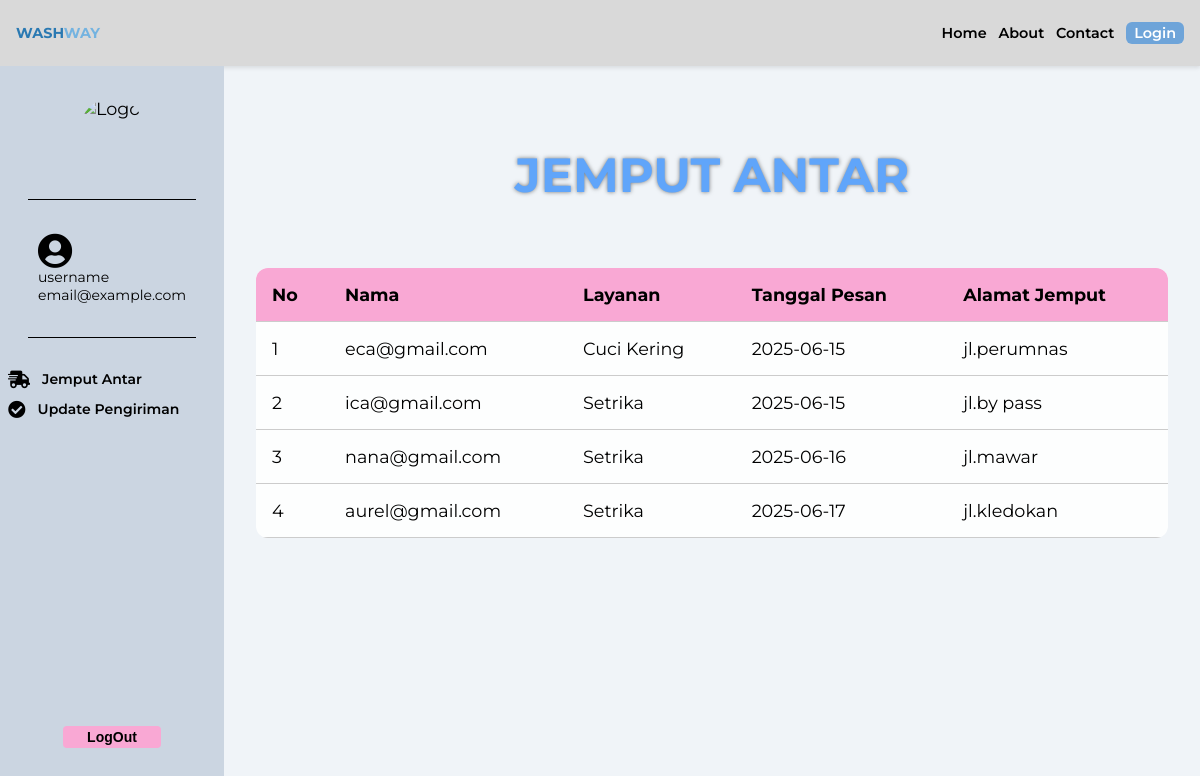
Screenshot of /jemputantar_ui.php with the database file from the repository.
### tables this page shows
CREATE TABLE `pesanan` (
  `id` int(11) NOT NULL,
  `nama` varchar(20) DEFAULT NULL,
  `layanan` varchar(50) DEFAULT NULL,
  `tanggal_pesan` date DEFAULT NULL,
  `alamat_jemput` text DEFAULT NULL,
  `berat` float DEFAULT NULL,
  `kurir` varchar(20) NOT NULL,
  `status` enum('Diproses','Dikirim','Selesai') DEFAULT 'Diproses'
);

### jemputantar_ui.php (the view, shortened to what this page needs)
<?php
$host = "localhost";
$user = "root";
$pass = "";
$db = "crud_laundry";
$connect = mysqli_connect($host, $user, $pass, $db);
?>
<!DOCTYPE html>
<html lang="en">
<head>
    <link href="https://cdnjs.cloudflare.com/ajax/libs/font-awesome/5.15.3/css/all.min.css" rel="stylesheet" />
</head>
<body>
    <header>
        <div class="text-2xl font-bold logo-text select-none">
            <span class="logo-wash">WASH</span><span class="logo-way">WAY</span>
        </div>
        <nav>
            <a href="home.php">Home</a>
            <a href="about.php">About</a>
            <a href="#">Contact</a>
            <a class="login-btn" href="login.php">Login</a>
        </nav>
    </header>
    <div class="container">
        <aside>
            <img src="https://storage.googleapis.com/a1aa/image/1f69506b-06f1-45c8-95c7-98e08d20ebf3.jpg" alt="Logo" />
            <hr />
            <div class="user-info">
                <i class="fas fa-user-circle fa-2x text-black"></i>
                <p>username</p>
                <p>email@example.com</p>
            </div>
            <hr />
            <nav class="sidebar-nav">
                <a href="jemputantar_ui.php"><i class="fas fa-shipping-fast"></i> <span>Jemput Antar</span></a>
                <a href="updatestatus_kurir.php"><i class="fas fa-check-circle"></i> <span>Update Pengiriman</span></a>
            </nav>
            <button type="button">LogOut</button>
        </aside>
        <main>
            <h1> JEMPUT ANTAR</h1>
            <table>
                <thead>
                    <tr>
                        <th>No</th>
                        <th>Nama</th>
                        <th>Layanan</th>
                        <th>Tanggal Pesan</th>
                        <th>Alamat Jemput</th>
                    </tr>
                </thead>
                <tbody>
                    <?php
                    $query = "SELECT * FROM pesanan";
                    $result = mysqli_query($connect, $query);
                    $no = 1;
                    while ($row = mysqli_fetch_assoc($result)) :
                    ?>
                    <tr>
                        <td><?= $no++ ?></td>
                        <td><?= htmlspecialchars($row['nama']) ?></td>
                        <td><?= htmlspecialchars($row['layanan']) ?></td>
                        <td><?= htmlspecialchars($row['tanggal_pesan']) ?></td>
                        <td><?= htmlspecialchars($row['alamat_jemput']) ?></td>
                    </tr>
                    <?php endwhile; ?>
                </tbody>
            </table>
        </main>
    </div>
</body

### jemputantar_ui.php (style rules this page uses)
body { margin: 0; min-height: 100vh; font-family: 'Montserrat', sans-serif; font-size: 1.1rem; background-color: #f0f4f8; }
.container { display: flex; min-height: calc(100vh - 70px); }
header { background-color: #D9D9D9; padding: 0.5rem 1rem; display: flex; justify-content: space-between; align-items: center; height: 50px; box-shadow: 0 2px 4px rgba(0, 0, 0, 0.1); user-select: none; font-size: 0.9rem; }
.logo-wash { color: #2A79B2; font-weight: 700; }
.logo-way { color: #74B3E0; font-weight: 700; }
nav a { text-decoration: none; color: black; font-weight: 600; margin-left: 0.5rem; font-size: 0.9rem; }
.login-btn { background-color: #6ea4d9; color: white; padding: 0.15rem 0.5rem; border-radius: 6px; font-weight: 600; font-size: 0.9rem; }
aside { background-color: #cbd5e1; width: 14rem; display: flex; flex-direction: column; align-items: center; padding: 2rem 0; gap: 1.5rem; }
aside img { width: 64px; height: 64px; margin-bottom: 0.25rem; border-radius: 50%; object-fit: cover; }
aside p { margin: 0; font-size: 0.875rem; color: black; }
hr { border: none; border-top: 1px solid black; width: 75%; }
nav.sidebar-nav { display: flex; flex-direction: column; gap: 0.75rem; width: 100%; padding: 0 1.5rem; }
nav.sidebar-nav a { display: flex; align-items: center; gap: 0.75rem; font-size: 0.875rem; color: black; }
nav.sidebar-nav a i { font-size: 1.100rem; }
aside button { margin-top: auto; margin-bottom: 1rem; background-color: #f9a8d4; color: black; border: none; border-radius: 0.250rem; padding: 0.2rem 1.5rem; font-size: 0.875rem; font-weight: 600; cursor: pointer; transition: background-color 0.3s ease; }
main { flex: 1; position: relative; padding: 3rem 2rem; display: flex; flex-direction: column; background-color: transparent; }
main::before { content: ""; position: absolute; inset: 0; background: url('https://storage.googleapis.com/a1aa/image/905894c3-73f2-417b-44aa-b9b89c97c606.jpg') center/cover no-repeat; opacity: 0.7; z-index: -1; }
h1 { font-size: 3rem; color: #60a5fa; text-shadow: 0 0 4px rgba(0, 0, 0, 0.5); text-align: center; user-select: none; }
table { margin-top: 2rem; width: 100%; border-collapse: collapse; background-color: rgba(255, 255, 255, 0.9); border-radius: 12px; overflow: hidden; }
th, td { padding: 1rem; text-align: left; border-bottom: 1px solid #ccc; }
th { background-color: #f9a8d4; color: black; }

### rows the page displays
pesanan: nama "eca@gmail.com", layanan "Cuci Kering", tanggal_pesan "2025-06-15", alamat_jemput "jl.perumnas"
pesanan: nama "ica@gmail.com", layanan "Setrika", tanggal_pesan "2025-06-15", alamat_jemput "jl.by pass"
pesanan: nama "nana@gmail.com", layanan "Setrika", tanggal_pesan "2025-06-16", alamat_jemput "jl.mawar"
pesanan: nama "aurel@gmail.com", layanan "Setrika", tanggal_pesan "2025-06-17", alamat_jemput "jl.kledokan"
